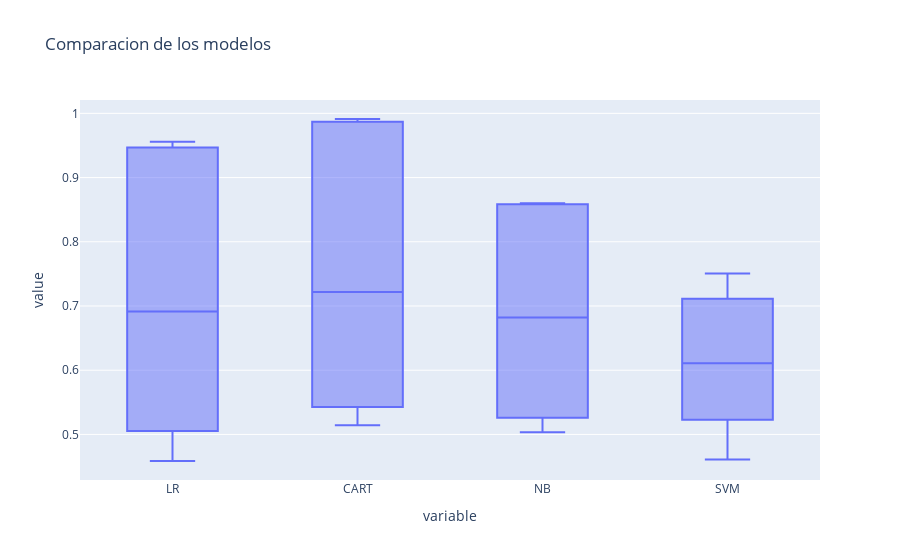

The notebook cell saved with this chart:
### Code cell
result_df = pd.DataFrame(results, index=names).T
px.box(result_df,title = 'Comparacion de los modelos')

### Figure 1 — Plotly figure (JSON) as saved in the notebook; plotly's stock layout.template omitted (floating-point values rounded to 4 significant figures)
{"data": [{"alignmentgroup": "True", "hovertemplate": "variable=%{x}<br>value=%{y}<extra></extra>", "legendgroup": "", "marker": {"color": "#636efa"}, "name": "", "notched": false, "offsetgroup": "", "orientation": "v", "showlegend": false, "type": "box", "x": ["LR", "LR", "LR", "LR", "LR", "LR", "LR", "LR", "LR", "LR", "CART", "CART", "CART", "CART", "CART", "CART", "CART", "CART", "CART", "CART", "NB", "NB", "NB", "NB", "NB", "NB", "NB", "NB", "NB", "NB", "SVM", "SVM", "SVM", "SVM", "SVM", "SVM", "SVM", "SVM", "SVM", "SVM"], "x0": " ", "xaxis": "x", "y": [0.5167, 0.4975, 0.4586, 0.5209, 0.5053, 0.8617, 0.9558, 0.9378, 0.947, 0.9495, 0.5595, 0.5142, 0.5172, 0.5426, 0.5491, 0.8844, 0.9912, 0.9858, 0.987, 0.9885, 0.5558, 0.526, 0.5034, 0.5245, 0.5281, 0.8086, 0.8586, 0.8523, 0.86, 0.8588, 0.5372, 0.7504, 0.6517, 0.5227, 0.7158, 0.6393, 0.582, 0.4609, 0.7114, 0.4992], "y0": " ", "yaxis": "y"}], "layout": {"boxmode": "group", "legend": {"tracegroupgap": 0}, "title": {"text": "Comparacion de los modelos"}, "xaxis": {"anchor": "y", "domain": [0, 1], "title": {"text": "variable"}}, "yaxis": {"anchor": "x", "domain": [0, 1], "title": {"text": "value"}}}}
